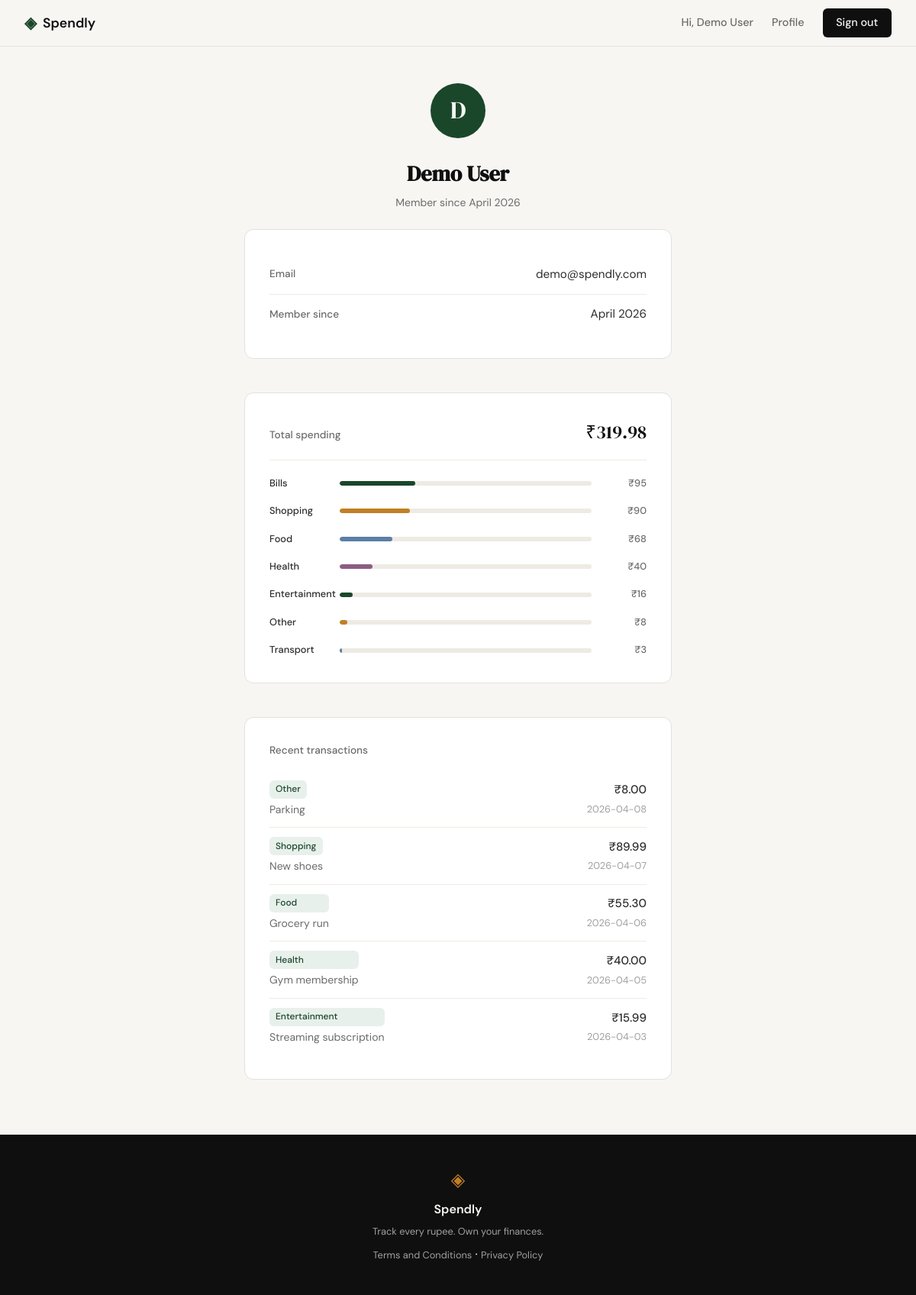
Screenshot of /profile (signed in) with the database file from the repository.
### tables this page shows
CREATE TABLE users (
                id            INTEGER PRIMARY KEY AUTOINCREMENT,
                name          TEXT    NOT NULL,
                email         TEXT    NOT NULL UNIQUE,
                password_hash TEXT    NOT NULL,
                created_at    TEXT    DEFAULT (datetime('now'))
            );

CREATE TABLE expenses (
                id          INTEGER PRIMARY KEY AUTOINCREMENT,
                user_id     INTEGER NOT NULL REFERENCES users(id),
                amount      REAL    NOT NULL,
                category    TEXT    NOT NULL,
                date        TEXT    NOT NULL,
                description TEXT,
                created_at  TEXT    DEFAULT (datetime('now'))
            );

### app.py (the view)
@app.route("/profile")
def profile():
    if not session.get("user_id"):
        return redirect(url_for("login"))
    db = get_db()
    user = db.execute(
        "SELECT name, email, created_at FROM users WHERE id = ?",
        (session["user_id"],)
    ).fetchone()
    if user is None:
        session.clear()
        return redirect(url_for("login"))
    member_since = datetime.strptime(user["created_at"][:10], "%Y-%m-%d").strftime("%B %Y")
    total_spent = db.execute(
        "SELECT COALESCE(SUM(amount), 0) FROM expenses WHERE user_id = ?",
        (session["user_id"],)
    ).fetchone()[0]
    cat_rows = db.execute(
        "SELECT category, SUM(amount) as total FROM expenses WHERE user_id = ?"
        " GROUP BY category ORDER BY total DESC",
        (session["user_id"],)
    ).fetchall()
    categories = [
        {
            "name": r["category"],
            "total": r["total"],
            "pct": round(r["total"] / total_spent * 100) if total_spent else 0,
        }
        for r in cat_rows
    ]
    recent = db.execute(
        "SELECT amount, category, date, description FROM expenses"
        " WHERE user_id = ? ORDER BY date DESC LIMIT 5",
        (session["user_id"],)
    ).fetchall()
    return render_template("profile.html",
        user=user,
        member_since=member_since,
        total_spent=total_spent,
        categories=categories,
        recent=recent,
    )

### database/db.py (called while the page is built)
def get_db():
    conn = sqlite3.connect(DB_PATH)
    conn.row_factory = sqlite3.Row
    conn.execute("PRAGMA foreign_keys = ON")
    return conn

### templates/profile.html (shortened to what this page needs)
{% extends "base.html" %}
{% block content %}
<section class="profile-page">
    <div class="profile-wrap">
        <div class="profile-head">
            <div class="profile-avatar">{{ user.name[0].upper() }}</div>
            <h1 class="profile-name">{{ user.name }}</h1>
            <p class="profile-since">Member since {{ member_since }}</p>
        </div>
        <div class="auth-card">
            <div class="profile-field">
                <span class="profile-label">Email</span>
                <span class="profile-value">{{ user.email }}</span>
            </div>
            <div class="profile-field profile-field--last">
                <span class="profile-label">Member since</span>
                <span class="profile-value">{{ member_since }}</span>
            </div>
        </div>
        {% if categories %}
        <div class="auth-card">
            <div class="profile-spend-header">
                <span class="profile-label">Total spending</span>
                <span class="profile-spend-total">&#8377;{{ "%.2f"|format(total_spent) }}</span>
            </div>
            {% set bar_mods = ['', ' mock-bar-2', ' mock-bar-3', ' mock-bar-4'] %}
            <div class="mock-bars">
                {% for cat in categories %}
                <div class="mock-bar-row">
                    <span class="mock-cat">{{ cat.name }}</span>
                    <div class="mock-bar-track">
                        <div class="mock-bar{{ bar_mods[loop.index0 % 4] }}" style="width: {{ cat.pct }}%"></div>
                    </div>
                    <span class="mock-amt">&#8377;{{ "%.0f"|format(cat.total) }}</span>
                </div>
                {% endfor %}
            </div>
        </div>
        {% endif %}
        {% if recent %}
        <div class="auth-card">
            <p class="profile-section-label">Recent transactions</p>
            <div class="txn-list">
                {% for txn in recent %}
                <div class="txn-row{% if loop.last %} txn-row--last{% endif %}">
                    <div class="txn-left">
                        <span class="txn-cat">{{ txn.category }}</span>
                        <span class="txn-desc">{{ txn.description or '—' }}</span>
                    </div>
                    <div class="txn-right">
                        <span class="txn-amt">&#8377;{{ "%.2f"|format(txn.amount) }}</span>
                        <span class="txn-date">{{ txn.date }}</span>
                    </div>
                </div>
                {% endfor %}
            </div>
        </div>
        {% endif %}
    </div>
</section>
{% endblock %}

### templates/base.html (shortened to what this page needs)
<!DOCTYPE html>
<html lang="en">
<head>
    <link rel="stylesheet" href="{{ url_for('static', filename='css/style.css') }}">
</head>
<body>
    <nav class="navbar">
        <div class="nav-inner">
            <a href="{{ url_for('landing') }}" class="nav-brand">
                <span class="brand-icon">◈</span>
                <span class="brand-name">Spendly</span>
            </a>
            <div class="nav-links">
                {% if session.get('user_id') %}
                    <span class="nav-greeting">Hi, {{ session['user_name'] }}</span>
                    <a href="{{ url_for('profile') }}">Profile</a>
                    <a href="{{ url_for('logout') }}" class="nav-cta">Sign out</a>
                {% else %}
                    <a href="{{ url_for('login') }}">Sign in</a>
                    <a href="{{ url_for('register') }}" class="nav-cta">Get started</a>
                {% endif %}
            </div>
        </div>
    </nav>
    <main class="main-content">
        {% block content %}{% endblock %}
    </main>
    <footer class="footer">
        <div class="footer-inner">
            <span class="brand-icon">◈</span>
            <span class="footer-name">Spendly</span>
            <p class="footer-copy">Track every rupee. Own your finances.</p>
            <p><a href="/terms">Terms and Conditions</a> &middot; <a href="/privacy">Privacy Policy</a></p>
        </div>
    </footer>
</body>
</html>

### rows the page displays
users: user_name "Demo User", name "D", name "Demo User", email "demo@spendly.com"
expenses: name "Bills", {{ cat.pct }} 30 (drawn), total "95"
expenses: name "Other", {{ cat.pct }} 3 (drawn), total "8", category "Other", description "Parking", amount "8.00", date "2026-04-08"
expenses: name "Transport", {{ cat.pct }} 1 (drawn), total "3"
expenses: category "Shopping", description "New shoes", amount "89.99", date "2026-04-07"
expenses: category "Food", description "Grocery run", amount "55.30", date "2026-04-06"
expenses: category "Health", description "Gym membership", amount "40.00", date "2026-04-05"
expenses: category "Entertainment", description "Streaming subscription", amount "15.99", date "2026-04-03"

### other values shown
{{ member_since }} "April 2026"
{{ "%.2f"|format(total_spent) }} "319.98"
{{ cat.name }} "Shopping" "Food" "Health" "Entertainment"
{{ "%.0f"|format(cat.total) }} "90" "68" "40" "16"
